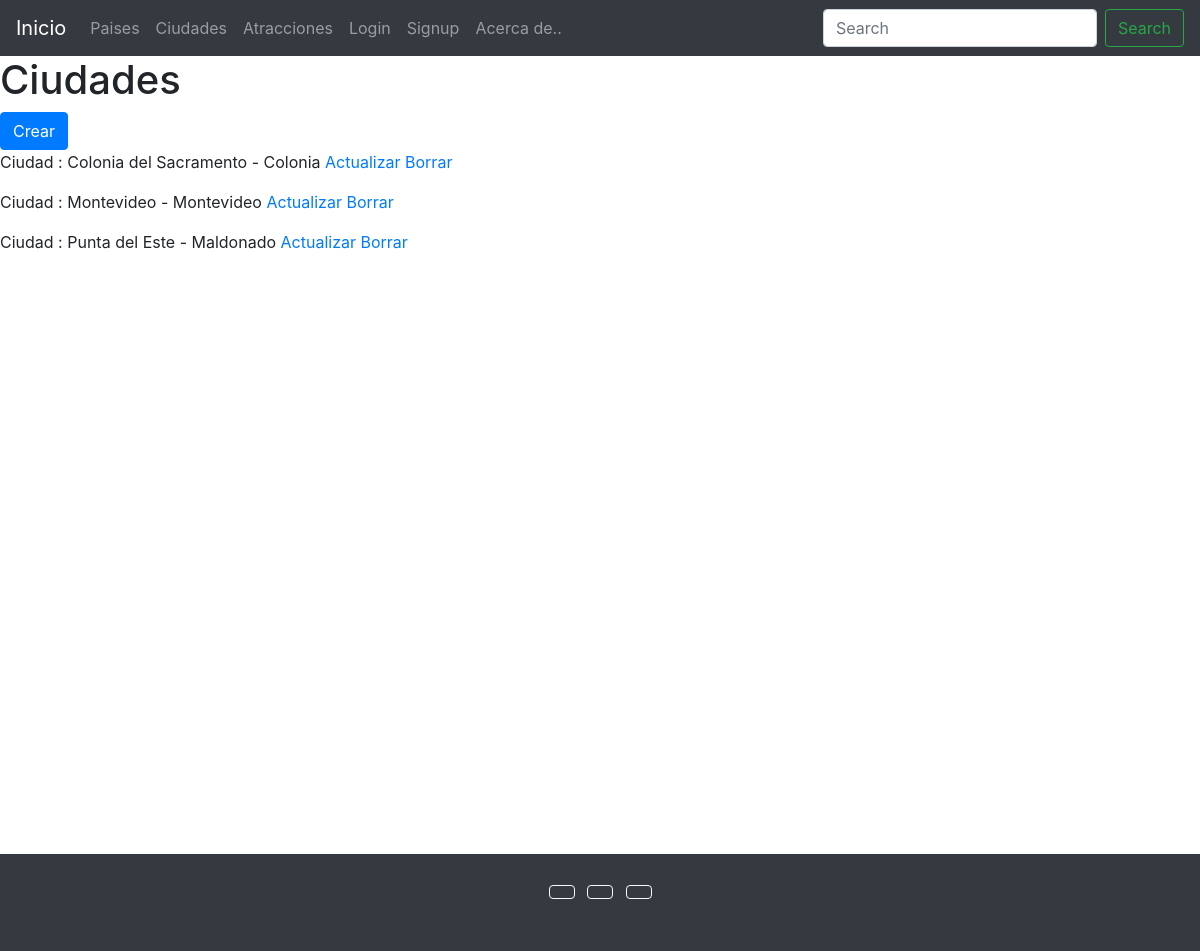
Page /ciudades/listar-ciudades/ on the earlier database version.
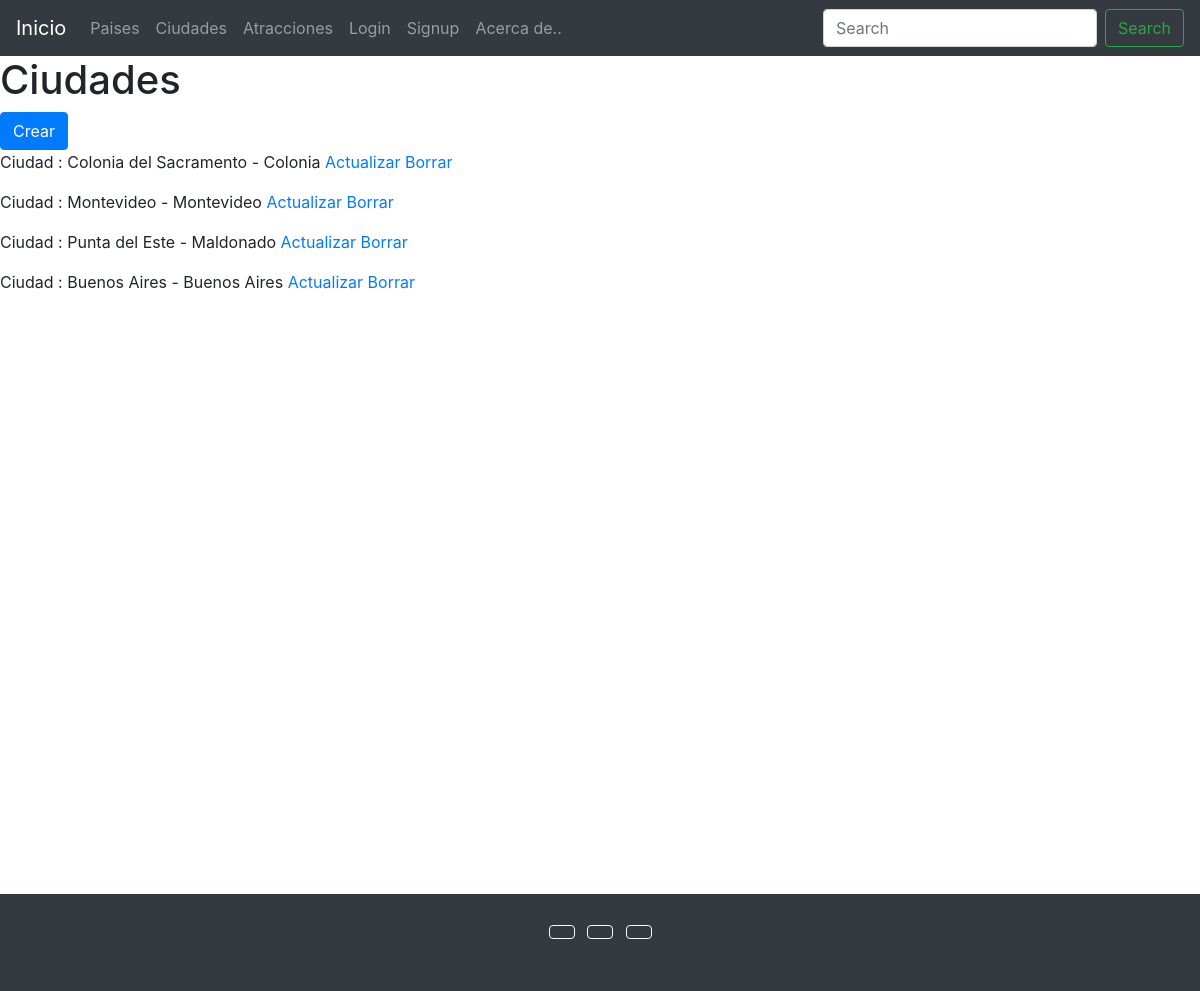
Same page on the later database version.
### ciudades/models.py (models this page shows)
class Ciudades(models.Model):
    codigoCiudad = models.IntegerField()
    nombre= models.CharField(max_length=100)
    departamento= models.CharField(max_length=100)
    cantidadHabitantes = models.IntegerField()

### ciudades/views.py (the view)
# urls.py: path('listar-ciudades/', listar_ciudades),
def listar_ciudades(request):
    if 'search' in request.GET:
        search = request.GET['search']
        ciudades = Ciudades.objects.filter(name__icontains=search)
    else:
        ciudades = Ciudades.objects.all()
    context = {
        'ciudades':ciudades,
    }
    return render(request, 'ciudades/listar_ciudades.html', context=context)

### templates/ciudades/listar_ciudades.html (shortened to what this page needs)
{% extends 'base.html' %}
{% block content %}
    <h1>Ciudades</h1>
    <a href="/ciudades/crear-ciudades/" class="btn btn-primary">Crear</a>
    {% for ciudad in ciudades %}
         <p>Ciudad : {{ciudad.nombre}} - {{ciudad.departamento}}
         <a href="/ciudades/actualizar-ciudades/{{ciudad.id}}/" >Actualizar</a>
         <a href="/ciudades/eliminar-ciudades/{{ciudad.id}}/" >Borrar</a> </p>
    {% endfor %}
{% endblock %}

Differences in the rows shown:
added Ciudades: nombre "Buenos Aires", departamento "Buenos Aires"
